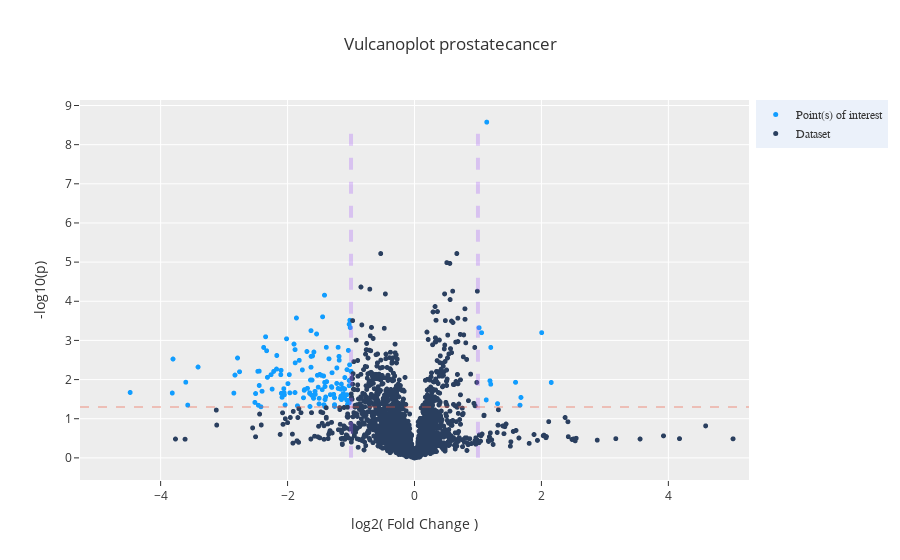

Notebook code for this chart:
### Code cell
i = "colorectalcancer"
dash_bio.VolcanoPlot(dataframe=d[i].reset_index(), **params)

### Figure 1 — Plotly figure (JSON) as saved in the notebook; plotly's stock layout.template omitted (floating-point values rounded to 4 significant figures; data arrays with more than 128 entries replaced by an {"elided": "..."} marker saying what was removed)
{"data": [{"marker": {"color": "#119DFF", "size": 5}, "mode": "markers", "name": "Point(s) of interest", "text": {"elided": "137 str values"}, "type": "scattergl", "x": {"elided": "137 float values"}, "y": {"elided": "137 float values"}}, {"marker": {"color": "#2A3F5F", "size": 5}, "mode": "markers", "name": "Dataset", "text": {"elided": "2593 str values"}, "type": "scattergl", "x": {"elided": "2593 float values"}, "y": {"elided": "2593 float values"}}], "layout": {"autosize": false, "hovermode": "closest", "legend": {"bgcolor": "#ebf1fa", "font": {"family": "sans-serif"}, "x": 1.01, "yanchor": "top"}, "shapes": [{"line": {"color": "#AB63FA", "dash": "dash", "width": 4}, "name": "effect size min line", "type": "line", "x0": -1, "x1": -1, "xref": "x", "y0": 0.0002117, "y1": 8.575, "yref": "y"}, {"line": {"color": "#AB63FA", "dash": "dash", "width": 4}, "name": "effect size max line", "type": "line", "x0": 1, "x1": 1, "xref": "x", "y0": 0.0002117, "y1": 8.575, "yref": "y"}, {"line": {"color": "#EF553B", "dash": "dash", "width": 2}, "name": "genomewide_line", "type": "line", "x0": -5.271, "x1": 5.271, "xref": "x", "y0": 1.301, "y1": 1.301, "yref": "y"}], "title": {"text": "Vulcanoplot prostatecancer"}, "xaxis": {"range": [-5.271, 5.271], "title": {"text": "log2( Fold Change )"}, "zeroline": false}, "yaxis": {"title": {"text": "-log10(p)"}, "zeroline": false}}}
